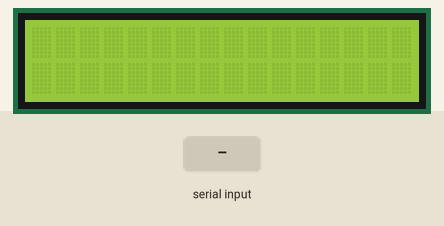
Simulated run of this sketch. Board: Arduino Uno, built with avr-gcc and run on an emulated ATmega328P. Parts: 16×2 character LCD. The test bench sets the inputs (shaded band). What the sketch prints to the serial monitor is not drawn.

Above: at 1.2 s.
1.3 s: "a" received over the second serial link
At 2.0 s:
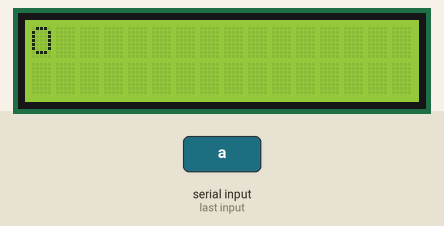
2.8 s: "d" received over the second serial link
At 3.1 s:
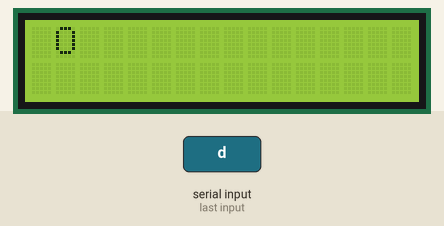
4.3 s: "s" received over the second serial link
At 5.5 s:
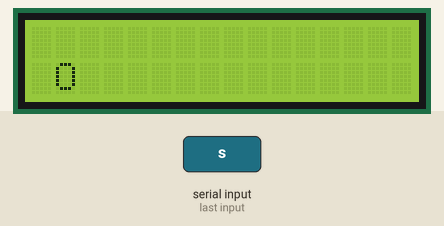
Timing chart, 0 to 7.3 s (numbered marks = the images above; inputs shaded):
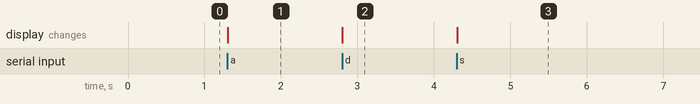

Measured:
- after the input at 1.3 s, the display: changes at once (image 1)
- after the input at 2.8 s, the display: changes at once (image 2)
- after the input at 4.3 s, the display: changes at once (image 3)

The sketch:

sketch_jul31b.ino
```cpp
#include <SoftwareSerial.h>
#include <Wire.h>  //LCD
#include <LiquidCrystal_I2C.h> //LCD

LiquidCrystal_I2C lcd(0x27,16,2);
SoftwareSerial bluetooth(8, 9);

int x=0, y=0;

void setup()
{
  Serial.begin(9600);
  bluetooth.begin(9600);
  lcd.init(); //LCD시작
  lcd.backlight();
}

void loop()
{
  if (bluetooth.available())
  {
    byte data = bluetooth.read();
    Serial.write(data);
    switch(data){
      case 'a': x--;
      if(x<0) x=0;
      break;

      case 'd': x++;
      if(x>15) x=15;
      break;

      case 'w': y--;
      if(y<0) y=0;
      break;

      case 's': y++;
      if(y>1) y=1;
      break;
  }
  lcd.clear();
  lcd.setCursor(x,y);
  lcd.print("O");
  }


  if (Serial.available())
  {
    bluetooth.write(Serial.read());
  }
}
```
